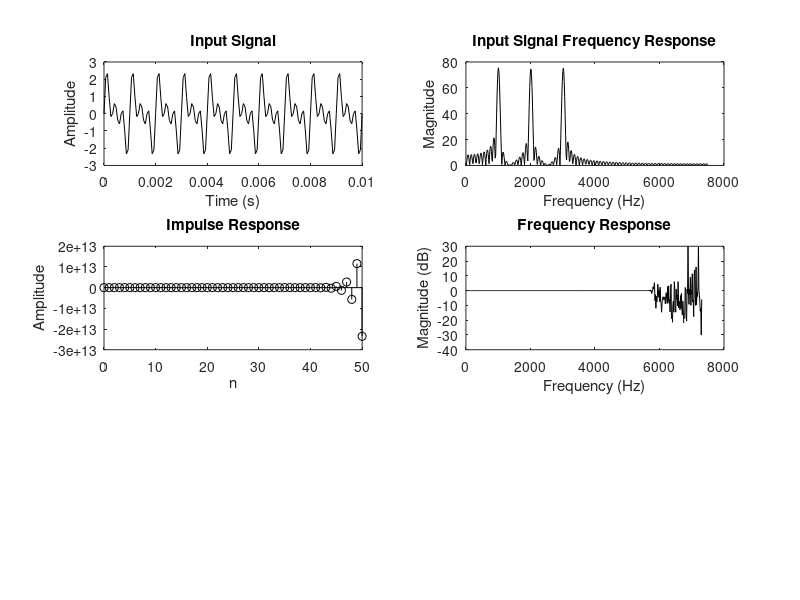

MATLAB code to generate this figure: (Note: this script raises an error after producing the figure.)
clc; clear; close all;

F1 = 1000; F2 = 2000; F3 = 3000;
Fsamp = 15000;
t = 0:1/Fsamp:0.01;
x = sin(2*pi*F1*t) + sin(2*pi*F2*t) + sin(2*pi*F3*t);

fft_ord = 1024;
x_fft = fft(x, fft_ord);

Fp = 2200; Fs = 2500; ap = 2.8; as = 45;
wp=2*Fsamp*tan(pi*Fp/Fsamp);
ws=2*Fsamp*tan(pi*Fs/Fsamp);

[N, wn] = buttord(wp, ws, ap, as,"s");
[bs1,as1] = butter(N,wn,"low","s");
[bz1,az1] = bilinear(bs1,as1,Fsamp);

n_range = 0:50; 
h = impz(bz1,az1, length(n_range));

h_freq=freqz(bz1,az1,fft_ord/2);
y = filter(bz1,az1, x);
y_fft=fft(y,fft_ord);

fr = (1:fft_ord/2) * Fsamp / fft_ord;

figure;
subplot(3, 2, 1);
plot(t, x, 'k');
title('Input Signal');
ylabel('Amplitude');
xlabel('Time (s)');

subplot(3, 2, 2);
plot(fr, abs(x_fft(1:fft_ord/2)), 'k');
title('Input Signal Frequency Response');
ylabel('Magnitude');
xlabel('Frequency (Hz)');

subplot(3, 2, 3);
stem(n_range, h, 'k'); 
title('Impulse Response');
ylabel('Amplitude');
xlabel('n');

subplot(3, 2, 4);
plot(fr, 20*log10(abs(h_freq)), 'k'); 
title('Frequency Response');
ylabel('Magnitude (dB)');
xlabel('Frequency (Hz)');

subplot(3, 2, 5);
plot(t, y, 'k');
title('Filtered Signal');
ylabel('Amplitude');
xlabel('Time (s)');

subplot(3, 2, 6);
plot(fr, abs(y_fft(1:fft_ord/2)), 'k');
title('Filtered Signal Frequency Response');
ylabel('Magnitude');
xlabel('Frequency (Hz)');

sgtitle('BUTTERWORTH LOW PASS FILTER (BILINEAR METHOD)');
saveas(gcf, 'butterworth_filter.png');


